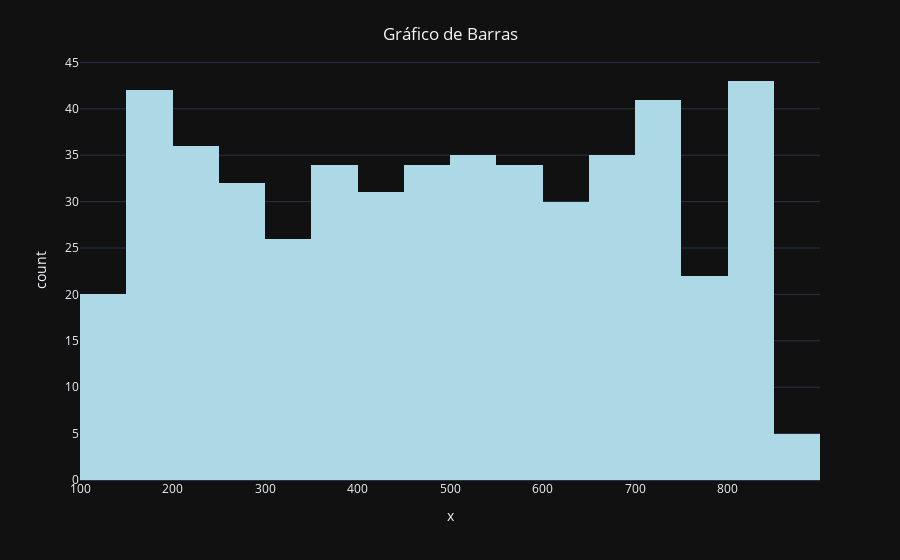

Notebook code cell kept with this figure:
### Code cell
# Plotando e personalizando o grafico de barras

fig_4 = px.histogram(x=vet,
             color_discrete_sequence = ['lightblue'],
             template ='plotly_dark')

fig_4.update_layout(  template = 'plotly_dark',
                      title={'text': "Gráfico de Barras",
                            'y':0.95,
                            'x':0.5,
                            'xanchor': 'center',
                            'yanchor': 'top'})

### Figure 1 — Plotly figure (JSON) as saved in the notebook; plotly's stock layout.template omitted (floating-point values rounded to 4 significant figures; data arrays with more than 128 entries replaced by an {"elided": "..."} marker saying what was removed)
{"data": [{"alignmentgroup": "True", "bingroup": "x", "hovertemplate": "x=%{x}<br>count=%{y}<extra></extra>", "legendgroup": "", "marker": {"color": "lightblue", "pattern": {"shape": ""}}, "name": "", "offsetgroup": "", "orientation": "v", "showlegend": false, "type": "histogram", "x": {"elided": "500 int values"}, "xaxis": "x", "yaxis": "y"}], "layout": {"barmode": "relative", "legend": {"tracegroupgap": 0}, "margin": {"t": 60}, "title": {"text": "Gráfico de Barras", "x": 0.5, "xanchor": "center", "y": 0.95, "yanchor": "top"}, "xaxis": {"anchor": "y", "domain": [0, 1], "title": {"text": "x"}}, "yaxis": {"anchor": "x", "domain": [0, 1], "title": {"text": "count"}}}}
